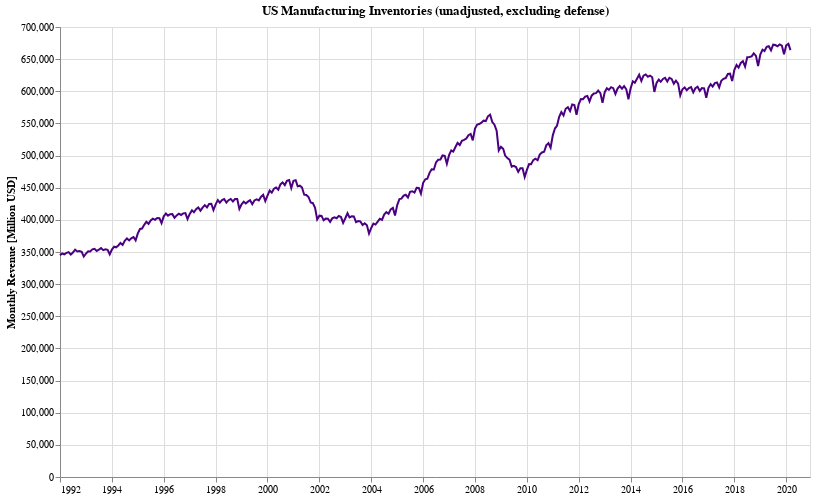

Source (notebook cell):
### Markdown cell above
## Total Inventories

### Code cell
chartFor(dfs['TotalInventories'], 'UMXDTI', 'US Manufacturing Inventories (unadjusted, excluding defense)')

### Figure 1 — Vega-Lite specification as saved in the notebook (floating-point values rounded to 4 significant figures; data arrays with more than 128 entries replaced by an {"elided": "..."} marker saying what was removed)
{"config": {"view": {"continuousWidth": 400, "continuousHeight": 300}}, "data": {"name": "data-ca29af52da6da4959e24e4ad0d2f7c9f"}, "mark": {"type": "line", "color": "indigo"}, "encoding": {"tooltip": [{"type": "quantitative", "field": "value"}, {"type": "temporal", "field": "dt", "format": "%B - %Y"}], "x": {"type": "temporal", "axis": {"title": ""}, "field": "dt"}, "y": {"type": "quantitative", "axis": {"title": "Monthly Revenue [Million USD]"}, "field": "value"}}, "height": 450, "title": "US Manufacturing Inventories (unadjusted, excluding defense)", "width": 750, "$schema": "https://vega.github.io/schema/vega-lite/v4.8.1.json", "datasets": {"data-ca29af52da6da4959e24e4ad0d2f7c9f": {"elided": "348 records"}}}
